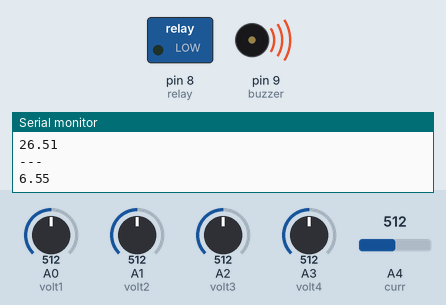
A sketch run on a simulated Arduino Uno, built with avr-gcc and run on an emulated ATmega328P. On the bench: switched loads named in the sketch (green lamp = pin HIGH), buzzer (waves = sounding, pin HIGH), the last lines printed to the serial monitor. Inputs (shaded band) come from the test bench; at power-on: A3 (volt4) = 512, A0 (volt1) = 512, A1 (volt2) = 512, A2 (volt3) = 512, A4 (curr) = 512.

Above: at 1.2 s.
1.3 s: A3 (volt4) set to 802
2.9 s: A3 (volt4) set to 825
At 4.6 s:
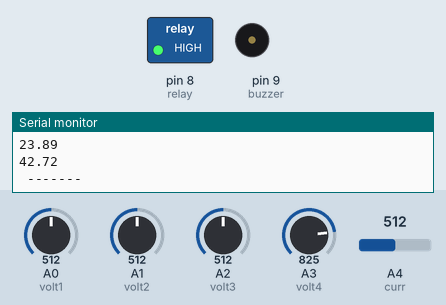
4.9 s: A3 (volt4) set to 716
At 6.2 s:
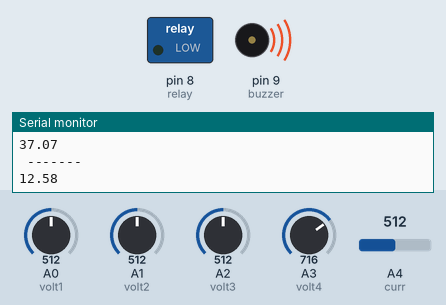
6.5 s: A3 (volt4) set to 992
At 7.8 s:
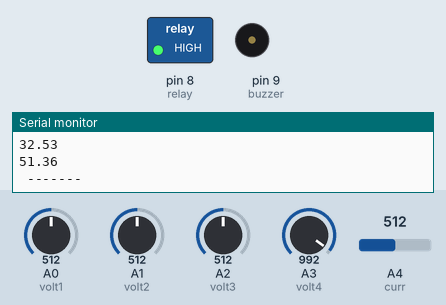
Timing chart, 0 to 9.2 s (numbered marks = the images above; inputs shaded):
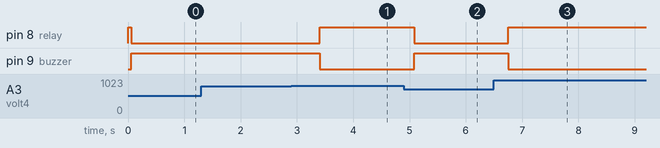

The sketch:

inputs_1.ino
```cpp
#define VMIN  42.0     // min cutoff voltage
#define VMAX  52.0     // max cutoff voltage
#define CMAX  60.0     // max cutoff current

#define LAT_lw  12.5
#define LAT_up  13.5
#define LNG_lw  77.0
#define LNG_up  78.0

const int volt1 = 0;    // analog pins
const int volt2 = 1;
const int volt3 = 2;
const int volt4 = 3;
const int curr = 4;
const int relay = 8;  // digital pin to control MoSFET connected to Main Relay
const int buzzer = 9;
const int nval = 100;

const float V1R1 = 12;  // 18k OHM
const float V1R2 = 8.2;   // 16k OHM
const float V2R1 = 18;  // 18k OHM    change values accordingly
const float V2R2 = 4.7;   // 16k OHM
const float V3R1 = 56;  // 18k OHM
const float V3R2 = 8.2;   // 16k OHM
const float V4R1 = 18;  // 18k OHM
const float V4R2 = 1.8;   // 16k OHM

float V1 = 0;
float V2 = 0;
float V3 = 0;
float V4 = 0;
float V = 0;   // Total Voltage across battery

float C = 0.0;   // total load current

float gps_lat = 12.9;
float gps_lng = 77.7;


void setup() {

  pinMode (relay, OUTPUT);
  pinMode (buzzer , OUTPUT);
  relayswitch (1);
  buzzerswitch (0);
  Serial.begin(9600);

}

void loop() {

  Read_getValues();

  Protection();

  Check_geofence();

  Serial.println (V1);
  Serial.println (V2);
  Serial.println (V3);
  Serial.println (V4);
  Serial.println (V);

  Serial.println (" ------- ");

  delay(500);


}


void Read_getValues() {

  long v1=0 , v2=0 , v3=0, v=0, c=0;

  for ( int k =0; k< nval ; k++) {
   v1 += analogRead(volt1);
   v2 += analogRead(volt2);
   v3 += analogRead(volt3);
   v += analogRead(volt4);
   c += analogRead(curr);
  }

  v1 = v1/nval ;
  v2 = v2/nval ;
  v3 = v3/nval ;
  v = v/nval ;
  c = c/nval;

  float v1_temp = ( v1*5.32 )/1024.0 ;
  float v2_temp = ( v2*5.21 )/1024.0 ;
  float v3_temp = ( v3*4.81 )/1024.0 ;
  float v_temp = ( v*4.82 )/1024.0 ;
  float c_temp = ( c*5.0 )/1024.0 ;


  V1 = v1_temp * ( V1R1 + V1R2 ) / V1R2 ;    // first battery volatge
  float V2_tp = v2_temp * ( V2R1 + V2R2 ) / V2R2 ;   //  2 batteries
  float V3_tp = v3_temp * ( V3R1 + V3R2 ) / V3R2 ;   //  3 batteries

  V = v_temp * ( V4R1 + V4R2 ) / V4R2 ;   // V total

  Serial.println(V2_tp);
  Serial.println(V3_tp);
  Serial.println(V);
  Serial.println("---");
  V2 = V2_tp - V1 ;
  V3 = V3_tp - V2_tp ;
  V4 = V - V3_tp ;

  C = c_temp * 100.0 ; // Current sensor !! need to be checked

}

void Protection() {

  if ( V <= VMIN || V >= VMAX ) {

    relayswitch(0);
    buzzerswitch (1);
  }

  else if ( V > VMIN || V < VMAX ) {

    relayswitch(1);
    buzzerswitch (0);
  }

 /* if ( C >= CMAX || C == 0) {

    relayswitch (0);
    buzzerswitch (1);
  }

  else if ( C < CMAX ) {

    relayswitch (1);
    buzzerswitch (0);
  }*/

}

void Check_geofence() {

  if ( (gps_lat <= LAT_lw || gps_lat >= LAT_up) && (gps_lng <= LNG_lw || gps_lng >= LNG_up) ) {

    relayswitch (0);
    buzzerswitch (1);
  }
}

void relayswitch ( int t) {

  if ( t==0){
    digitalWrite(relay ,LOW);
  }
  else if ( t==1) {
    digitalWrite (relay ,HIGH);
  }
}

void buzzerswitch ( int k) {

  if ( k==0){
    digitalWrite(buzzer ,LOW);
  }
  else if ( k== 1) {
    digitalWrite (buzzer ,HIGH);
  }
}
```

Measured:
- the behaviour switches between 811 and 812 on A3 (volt4) (found by bisection; images 0 and 1)
- after the input at 2.9 s, pin 8 (relay): LOW → HIGH after 0.50 s; pin 9 (buzzer): HIGH → LOW after 0.50 s
- after the input at 4.9 s, pin 8 (relay): HIGH → LOW after 0.18 s; pin 9 (buzzer): LOW → HIGH after 0.18 s
- after the input at 6.5 s, pin 8 (relay): LOW → HIGH after 0.26 s; pin 9 (buzzer): HIGH → LOW after 0.26 s
